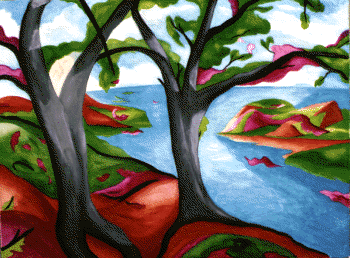
%> input picture Lab 1/trees.tif, 350 x 258 px
$ octave lab_1.m   (GNU Octave 9; MATLAB toolbox functions it lacks are replaced by stand-ins)
%> lines starting %> are read from the running program, lines starting %| are printed output that depends on the picture; long printed decimals are rounded
clear; close all; clc;

%% ================= Exercise 1 - Indexed Image Conversion & YUV Check ==================
%
% Goal: To practice reading an indexed image, converting it to RGB and greyscale,
% and verifying the greyscale conversion process using the YUV formula
%
% ==========================================================================

[aind, amap] = imread('trees.tif', 'TIF');  % aind contain the idices of the image, and amap contains the RGB colors
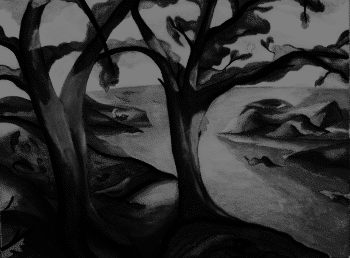
%> aind: size 258x350 uint8; min 0, max 127, mean 49.1
%> amap = 256 rows, first 12: [0 0 0; 0.0627 0.0627 0.0314; 0.29 0.0314 0; 0 0 1; 0.29 0.0627 0.0627; 0.388 0.0314 0.0941; 0.451 0.0627 0; 0.259 0.161 0.0627; 0.0941 0.259 0.0314; 0.224 0.192 0.224; 0.192 0.224 0.224; 0.549 0.0627 0.129]
figure(1);
imshow(aind, amap);                         % Display the indexed image

rgb_image = ind2rgb(aind, amap);            % Convert indexed image to RGB
figure(2);
imshow(rgb_image);                          % Display the RGB image

idx = aind(3, 4);                           % Get the index of the pixel at (3, 4)
%> idx = 112
color_from_map = amap(idx+1, :);            % Get the color from the colormap
%> color_from_map = [0.647 0.808 0.937]

gray_image = rgb2gray(rgb_image);           % Convert RGB image to greyscale
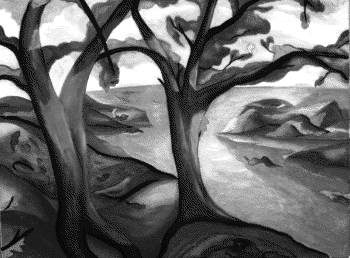
%> gray_image: size 258x350 double; min 0, max 1, mean 0.421
figure(3);
imshow(gray_image);                         % Display the greyscale image

% ----- Check the YUV conversion -----
% The YUV conversion formula is: Y = 0.299*R + 0.587*G + 0.114*B
% YUV means : Y = Luminance, U = Blue - Luminance, V = Red - Luminance ????
Y1 = 0.299 * color_from_map(1) + 0.587 * color_from_map(2) + 0.114 * color_from_map(3); % Y from RGB
%> Y1 = 0.775
Y2 = gray_image(3, 4);                                              % Y from greyscale image
%> Y2 = 0.775
fprintf('Y from RGB: %f, Y from greyscale image: %f\n', Y1, Y2);    % Display the Y values
%| Y from RGB: 0.7745, Y from greyscale image: 0.7745


%% ================= Exercise 2: Exploring Colormaps ==================
%
% Goal: To understand how changing the colormap dramatically affects the visual appearance
% of an indexed image, even when the underlying index data remains the same.
%
% ==========================================================================

X = [1 2 3; 3 1 2; 2 3 1];                                          % Create a 3x3 matrix of indices
X_map_initial = [1 0 0; 0 1 0; 0 0 1];                              % Red; Green; Blue
figure; imshow(X, X_map_initial, 'InitialMagnification', 'fit');    % Display the image with the initial colormap
X_map_cmy = [0 1 1; 1 0 1; 1 1 0];                                  % Cyan; Magenta; Yellow (Order corresponds to indices 1, 2, 3 in X)
figure; imshow(X, X_map_cmy, 'InitialMagnification', 'fit');        % Display the image with the CMY colormap

% ----- Change to Greyscale -----
X_map_grey = [0 0 0; 0.5 0.5 0.5; 1 1 1];                           % Black; Grey; White (Order corresponds to indices 1, 2, 3 in X)
figure; imshow(X, X_map_grey, 'InitialMagnification', 'fit');       % Display the image with the greyscale colormap


%% ================= Exercise 3: 1D Filtering (Convolution) ==================
%
% Goal: To implement a basic 1D filtering operation (specifically, convolution with an averagind filter)
% from scratch in MATLAB, understanding how filters modify signals and how to handle boundaries
%
% ============================================================================
clear; close all; clc;

s   = rand(1, 3)            % Create a random signal of length 20
h   = 1/3 * [1 1 1]         % Average filter kernel
r1  = my_convo(s, h)        % Apply the filter using the custom function
r2  = conv(s, h, 'same')    % Apply the filter using MATLAB's built-in function
r1  == r2                   % Check if the results are the same

function r = my_convo(s, h)
%> called with s = [0.844 0.758 0.421], h = [0.333 0.333 0.333]
    s = s(:)';                    % Ensure s is a row vector
    h = h(:)';                    % Ensure h is a row vector

    % The exercise statement ask that the filter should have an odd number of sample
    % Therefore we check first the length of our samples
    N = length(s);                % Length of the signal
    M = length(h);                % Length of the filter
    r = zeros(1, N);              % Initialize the output signal with zeros

    % Check if filter length is odd (required for simple center alignment)
    % The mod(M, 2) function returns the remainder after dividing M by 2.
    % If the remainder is 0, the length is even.
    if mod(M, 2) == 0
        error('Filter length must be odd for this simple implementation.');
    end

    % Calculate the padding size based on the filter length M so the length of the output signal is the same as the input signal

    pad_size = (M - 1) / 2                                                 % Ensure the centering when filtering
    s_padded = [zeros(1, pad_size), s, zeros(1, pad_size)]                 % Pad the signal with zeros on both sides

    % using pad_size ensures that in the loop, we don't overflow, since the convolution will go from
    % 1 to N, the middle sample of the filter will be aligned with the loop index i
    % We need to loop over each element of the original signal to compute the output
    for i = 1:N
        s_segment = s_padded(i:i+M-1);                                     % Extract the segment of the signal to convolve with the filter
        r(i) = dot(s_segment, h);
    end
end


%% ================= Exercise 4: Discrete Fourier Transform (DFT) - Spectrum Analysis =============
%
% To compute the 2D DFT of a simple image, visualize its spectrum, understand the relationship between spatial features and frequency components,
% and observe the rotation property of the DFT
%
% ============================================================================
clear; close all; clc;

% ---- Create the original image and its rotations ----
image_matrix = zeros(128, 128);                     % Create a 128x128 matrix of zeros (black image)
image_matrix(64-3:64+3, 34:96) = 1;                 % Create a horizontal white line in the middle of the image
image_matrix_rot_45 = imrotate(image_matrix, 45);   % Rotate the image by 45 degrees
image_matrix_rot_60 = imrotate(image_matrix, 60);   % Rotate the image by 60 degrees
image_matrix_rot_90 = imrotate(image_matrix, 90);   % Rotate the image by 90 degrees

% ---- Display all original and rotated images in one figure ----
figure;                                             % New figure for the images
subplot(2, 2, 1);
imshow(image_matrix);
title('Original (0 degrees)');

subplot(2, 2, 2);
imshow(image_matrix_rot_45);
title('Rotated 45 degrees');

subplot(2, 2, 3);
imshow(image_matrix_rot_60);
title('Rotated 60 degrees');

subplot(2, 2, 4);
imshow(image_matrix_rot_90);
title('Rotated 90 degrees');
sgtitle('Original and Rotated Images');             % Overall title for the figure (requires R2018b or later)


% ---- compute the 2D DFT for all images ----
dft_coeffs = fft2(image_matrix);
dft_coeffs_rot_45 = fft2(image_matrix_rot_45);
dft_coeffs_rot_60 = fft2(image_matrix_rot_60);
dft_coeffs_rot_90 = fft2(image_matrix_rot_90);


% ---- shift the zero-frequency component to the center of the spectrum for all ----
dft_shifted = fftshift(dft_coeffs);
dft_shifted_rot_45 = fftshift(dft_coeffs_rot_45);
dft_shifted_rot_60 = fftshift(dft_coeffs_rot_60);
dft_shifted_rot_90 = fftshift(dft_coeffs_rot_90);

% ---- Calculate magnitude spectrum for all ----
magnitude_spectrum = abs(dft_shifted);
magnitude_spectrum_rot_45 = abs(dft_shifted_rot_45);
magnitude_spectrum_rot_60 = abs(dft_shifted_rot_60);
magnitude_spectrum_rot_90 = abs(dft_shifted_rot_90);

% ---- Display all magnitude spectra using imagesc in one figure ----
figure;                                             % New figure for imagesc view
subplot(2, 2, 1);
imagesc(magnitude_spectrum);
axis image; colormap gray; colorbar;
title('Magnitude Spectrum (0 deg)');

subplot(2, 2, 2);
imagesc(magnitude_spectrum_rot_45);
axis image; colormap gray; colorbar;
title('Magnitude Spectrum (45 deg)');

subplot(2, 2, 3);
imagesc(magnitude_spectrum_rot_60);
axis image; colormap gray; colorbar;
title('Magnitude Spectrum (60 deg)');

subplot(2, 2, 4);
imagesc(magnitude_spectrum_rot_90);
axis image; colormap gray; colorbar;
title('Magnitude Spectrum (90 deg)');
sgtitle('Magnitude Spectra (imagesc view)');            % Overall title

% ---- Display all magnitude spectra using surfc in one figure ----
figure; % New figure for surfc view
subplot(2, 2, 1);
surfc(magnitude_spectrum);
title('Magnitude Spectrum (0 deg)');
xlabel('Frequency component l'); ylabel('Frequency component k'); zlabel('Magnitude');

subplot(2, 2, 2);
surfc(magnitude_spectrum_rot_45);
title('Magnitude Spectrum (45 deg)');
xlabel('Frequency component l'); ylabel('Frequency component k'); zlabel('Magnitude');

subplot(2, 2, 3);
surfc(magnitude_spectrum_rot_60);
title('Magnitude Spectrum (60 deg)');
xlabel('Frequency component l'); ylabel('Frequency component k'); zlabel('Magnitude');

subplot(2, 2, 4);
surfc(magnitude_spectrum_rot_90);
title('Magnitude Spectrum (90 deg)');
xlabel('Frequency component l'); ylabel('Frequency component k'); zlabel('Magnitude');
sgtitle('Magnitude Spectra (surfc view)');          % Overall title


%% ================= Exercise 5: =================
%
% ================================================
clear; close all; clc;

% Read the grayscale images
A = imread('mandrill.tif', 'TIF');
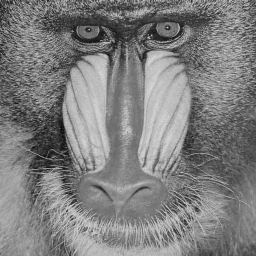
%> input picture Lab 1/mandrill.tif, 256 x 256 px
%> A is the input picture: size 256x256 uint8; min 6, max 216, mean 127
B = imread('zebra.tif', 'TIF');
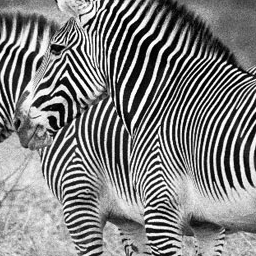
%> input picture Lab 1/zebra.tif, 256 x 256 px
%> B is the input picture: size 256x256 uint8; min 0, max 255, mean 127.6

% Compute the DFT
dft_A = fft2(A);
dft_B = fft2(B);

% Extract modulus (magnitude) and phase values (use abs and angle)
mag_A   = abs(dft_A);
phase_A = angle(dft_A);
mag_B   = abs(dft_B);
phase_B = angle(dft_B);
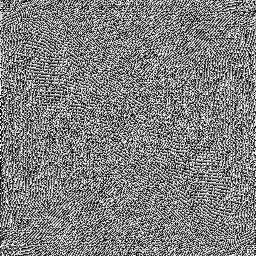
%> phase_B: size 256x256 double; min -3.14, max 3.14, mean 9.59e-05; drawn with min black and max white

% Calculate shifted magnitude spectra (use fftshift)
mag_A_shifted = fftshift(mag_A);
mag_B_shifted = fftshift(mag_B);

% Represent the log10 of the modulus & shifted variants (use log10 of 1+modulus, and imshow(..., []))
% Using subplot for better organization
figure('Name', 'Log Magnitude Spectra');

% Image A: Unshifted vs Shifted
subplot(2, 2, 1);
imshow(log10(1 + mag_A), []); % Unshifted
title('Log Mag Spectrum A (Unshifted)');
colorbar;

subplot(2, 2, 2);
imshow(log10(1 + mag_A_shifted), []); % Shifted
title('Log Mag Spectrum A (Shifted)');
colorbar;

% Image B: Unshifted vs Shifted
subplot(2, 2, 3);
imshow(log10(1 + mag_B), []); % Unshifted
title('Log Mag Spectrum B (Unshifted)');
colorbar;

subplot(2, 2, 4);
imshow(log10(1 + mag_B_shifted), []); % Shifted
title('Log Mag Spectrum B (Shifted)');
colorbar;

sgtitle('Unshifted vs Shifted Log Magnitude Spectra'); % Overall title (R2018b+)

% Create two new DFTs by swapping magnitude and phase (use 1i)
new_dft1 = mag_A .* exp(1i * phase_B); % A's Magnitude + B's Phase
new_dft2 = mag_B .* exp(1i * phase_A); % B's Magnitude + A's Phase

% Compute the inverse transform (use ifft2)
recon_image1 = round(ifft2(new_dft1));
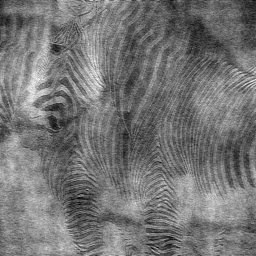
%> recon_image1: size 256x256 double; min -14, max 293, mean 127; drawn with min black and max white
recon_image2 = round(ifft2(new_dft2));
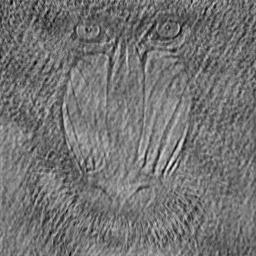
%> recon_image2: size 256x256 double; min -246, max 577, mean 127.6; drawn with min black and max white

% Show the resulting pictures (use round on ifft coefficients, and imshow(..., ()))
% Using subplot for better organization
figure('Name', 'Reconstructed Images');

subplot(1, 2, 1);
imshow(recon_image1, []);
title('Recon 1 (Mag A + Phase B)');

subplot(1, 2, 2);
imshow(recon_image2, []);
title('Recon 2 (Mag B + Phase A)');

sgtitle('Reconstructed Images from Swapped Components'); % Overall title (R2018b+)

% The final step is to observe these reconstructions and comment on the results.
